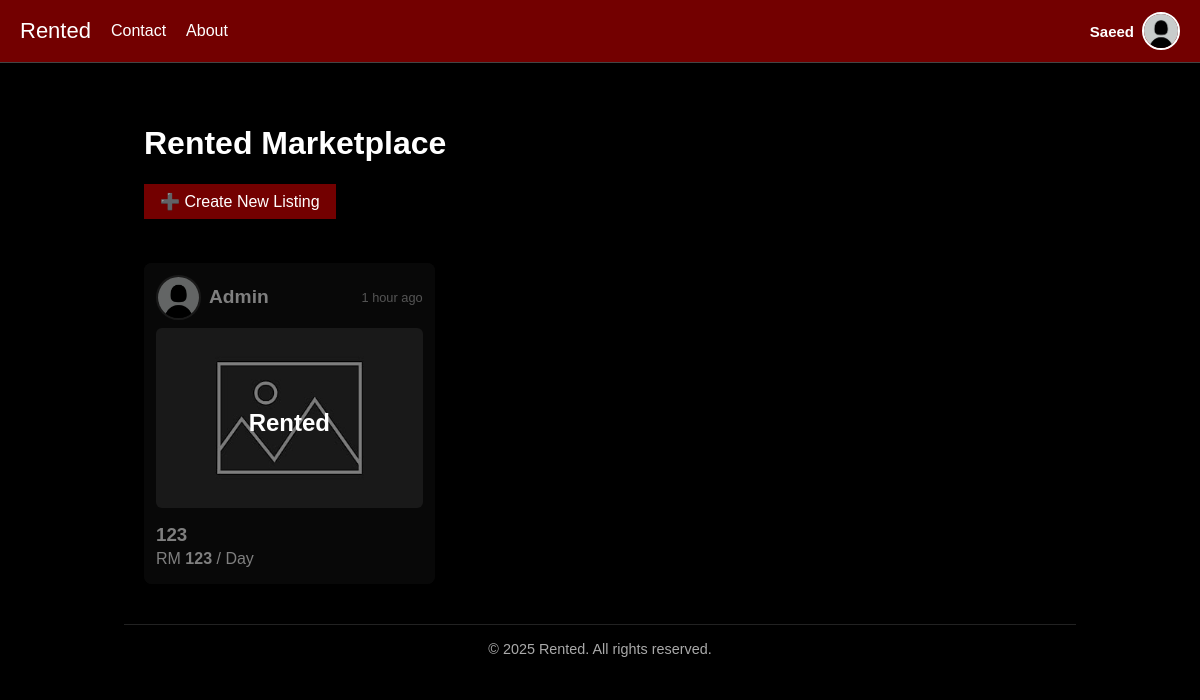
The app's page / (signed in) with its own data.
### app.py (models this page shows)
class User(db.Model):
    id = db.Column(db.Integer, primary_key=True)
    username = db.Column(db.String(150), unique=True, nullable=False)
    email = db.Column(db.String(150), unique=True, nullable=True)
    password = db.Column(db.String(150), nullable=False)
    profile_pic = db.Column(db.String(300), default="profile_pics/default.png")
    is_admin = db.Column(db.Boolean, default=False)
    created_at = db.Column(db.DateTime, default=datetime.utcnow)

class Listing(db.Model):
    id = db.Column(db.Integer, primary_key=True)
    title = db.Column(db.String(150), nullable=False)
    description = db.Column(db.Text, nullable=False)
    price = db.Column(db.Float, nullable=False)
    image = db.Column(db.String(300), default="default_listing.png")
    user_id = db.Column(db.Integer, db.ForeignKey('user.id'), nullable=False)
    created_at = db.Column(db.DateTime, default=datetime.utcnow)
    user = db.relationship("User", backref="listings")

### app.py (the view)
@app.route("/")
def home():
    listings = Listing.query.order_by(Listing.created_at.desc()).all()
    for listing in listings:
        listing.is_rented = any(req.status == "Approved" for req in listing.requests)
    return render_template("index.html", listings=listings)

### app.py (called while the page is built, shortened)
def time_ago(dt):
    if not dt:
        return ""
    now = datetime.utcnow()
    if dt.tzinfo is not None:
        dt = dt.astimezone(tz=None).replace(tzinfo=None)
    diff = now - dt
    seconds = int(diff.total_seconds())
    if seconds < 0:
        seconds = 0
    minutes = seconds // 60
    hours = minutes // 60
    days = hours // 24
    weeks = days // 7
    months = days // 30
    years = days // 365
    if seconds < 60:
        return f"{seconds} seconds ago" if seconds != 1 else "1 second ago"
    if minutes < 60:
        return f"{minutes} minutes ago" if minutes != 1 else "1 minute ago"
    if hours < 24:
        return f"{hours} hours ago" if hours != 1 else "1 hour ago"

@app.context_processor
def inject_user():
    if "user_id" in session:
        user = User.query.get(session["user_id"])
        return dict(user=user)
    return dict(user=None)

### templates/index.html (shortened to what this page needs)
{% extends "base.html" %}
{% block content %}
<div class="container wide-container">
    <h1>Rented Marketplace</h1>
    {% if session.get('user_id') %}
    <a href="{{ url_for('create_listing') }}" class="btn btn-create">➕ Create New Listing</a>
    {% endif %}
    <div class="listing-grid">
        {% for listing in listings %}
        <div class="listing-card">
            <div class="listing-user-info">
                <div class="listing-user-left">
                    {% if listing.user and listing.user.profile_pic %}
                        <img src="{{ url_for('static', filename=listing.user.profile_pic) }}"
                             alt="{{ listing.user.username }}'s profile picture" class="listing-profile-pic">
                    {% else %}
                        <img src="{{ url_for('static', filename='profile_pics/default.png') }}"
                             alt="Default profile picture" class="listing-profile-pic">
                    {% endif %}
                    <span class="listing-username">{{ listing.user.username }}</span>
                </div>
                <span class="time-ago">{{ time_ago(listing.created_at) }}</span>
            </div>
            <a href="{{ url_for('view_listing', id=listing.id) }}" class="listing-card-link">
                <img src="{{ url_for('static', filename='listing_images/' + listing.image) }}" alt="{{ listing.title }}">
                <h3>{{ listing.title }}</h3>
                <p class="price">RM <strong>{{ listing.price | int }}</strong> / Day</p>
            </a>
            {% if listing.is_rented %}
            <div class="rented-overlay">Rented</div>
            {% endif %}
        </div>
        {% else %}
        <p style="color:#fff; text-align:center; grid-column: 1 / -1;">No listings available.</p>
        {% endfor %}
    </div>
</div>
<footer class="footer">&copy; 2025 Rented. All rights reserved.</footer>
{% endblock %}

### templates/base.html (shortened to what this page needs)
<!DOCTYPE html>
<html lang="en">
<head>
</head>
<body>
  <nav class="navbar">
    <div class="nav-left">
      <a href="{{ url_for('home') }}" class="logo">Rented</a>
      <a href="{{ url_for('contact') }}">Contact</a>
      <a href="{{ url_for('about') }}">About</a>
    </div>
    <div class="nav-right">
      {% if session.get('user_id') %}
        <div class="user-info">
          <span class="username">{{ user.username }}</span>
          <img src="{{ url_for('static', filename=user.profile_pic) }}" alt="Profile" class="profile-pic">
        </div>
      {% else %}
        <div class="auth-buttons">
          <a href="{{ url_for('login') }}" class="auth-link">Login</a>
          <a href="{{ url_for('signup') }}" class="auth-link">Sign Up</a>
        </div>
      {% endif %}
    </div>
  </nav>
  <div class="container">
    {% block content %}{% endblock %}
  </div>
</body>
</html>

### templates/base.html (style rules this page uses)
*, *::before, *::after { box-sizing: border-box; }
body { margin: 0; font-family: Arial, sans-serif; background: #000; color: #fff; min-height: 100vh; padding-top: 80px; }
a { text-decoration: none; color: inherit; }
.navbar { display: flex; justify-content: space-between; align-items: center; background: #730000; padding: 12px 20px; position: fixed; top: 0; left: 0; right: 0; z-index: 1000; border-bottom: 1px solid #444; }
.nav-left { display: flex; align-items: center; gap: 20px; }
.navbar a { color: #fff; font-weight: 500; }
.logo { font-family: 'Arial Black', sans-serif; font-size: 22px; color: #000; }
.user-info { display: flex; align-items: center; gap: 8px; position: relative; }
.username { font-weight: bold; font-size: 15px; }
.profile-pic { width: 38px; height: 38px; border-radius: 50%; object-fit: cover; cursor: pointer; border: 2px solid #fff; }
.container { max-width: 1000px; margin: 0 auto; padding: 24px; }

### templates/index.html (style rules this page uses)
.wide-container { max-width: 1680px; margin: 0 auto; padding: 0 20px; }
.listing-grid { display: grid; grid-template-columns: repeat(3, 1fr); gap: 20px; margin-top: 24px; }
.listing-card { display: flex; flex-direction: column; background: #111; border-radius: 8px; padding: 12px; box-shadow: 0 2px 8px rgba(0,0,0,0.2); color: #fff; position: relative; transition: transform 0.2s ease, box-shadow 0.2s ease; }
.listing-card-link { text-decoration: none; color: inherit; display: block; }
.listing-card-link img { width: 100%; height: 180px; object-fit: cover; border-radius: 6px; margin-bottom: 8px; }
.listing-card-link h3, .listing-card-link p, .listing-card-link .price { margin: 0.25rem 0; }
.listing-user-info { display: flex; justify-content: space-between; align-items: center; margin-bottom: 8px; }
.listing-user-left { display: flex; align-items: center; }
.listing-profile-pic { width: 45px; height: 45px; border-radius: 50%; object-fit: cover; border: 2px solid #333; margin-right: 8px; }
.listing-username { font-weight: bold; font-size: 1.2rem; }
.time-ago { font-size: 0.8rem; color: #aaa; }
.rented-overlay { position: absolute; top: 0; left: 0; right: 0; bottom: 0; background: rgba(0,0,0,0.5); color: #fff; display: flex; justify-content: center; align-items: center; font-size: 24px; font-weight: bold; border-radius: 8px; pointer-events: none; }
.btn-create { background: #730000; margin-bottom: 20px; display: inline-block; padding: 8px 16px; }
.footer { text-align: center; padding: 16px; margin-top: 40px; color: #aaa; font-size: 0.9rem; border-top: 1px solid #222; }

### records on screen
User: username "Saeed", profile_pic (placeholder picture)
Listing: profile_pic (placeholder picture), user.username "Admin", created_at "1 hour ago", image (placeholder picture), title "123", price "123"
